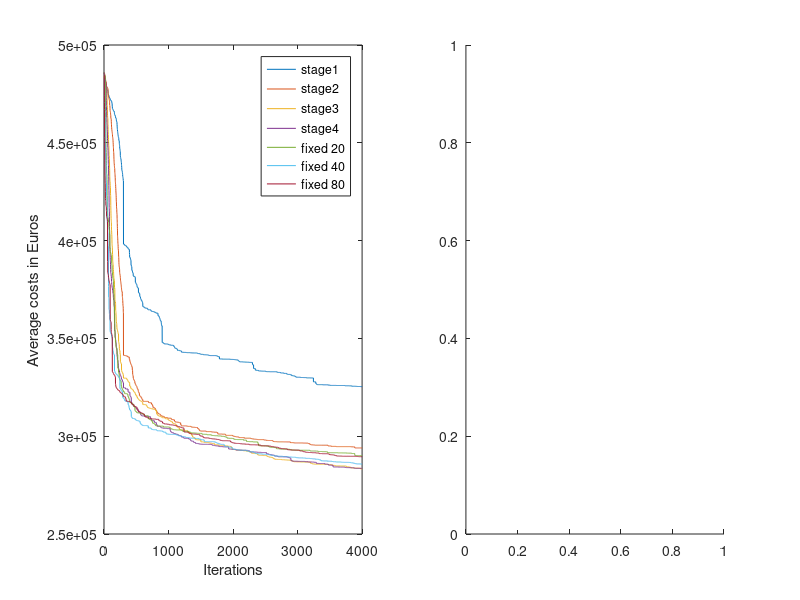

MATLAB code to generate this figure: (Note: this script raises an error after producing the figure.)
clear all; clc; close all

load newstage1
stage1 = RESULTS;
load newstage2
stage2 = RESULTS;
load newstage3
stage3 = RESULTS;
load newstage4
stage4 = RESULTS;
load newstagefixed20
stage20 = RESULTS;
load newstagefixed40
stage40 = RESULTS;
load newstagefixed80
stage80 = RESULTS;

clear RESULTS

%%
y = zeros(7,4001);
for j = 1:3
    z(j,1) = stage1(j).objectives(23,end);
    z(j,2) = stage2(j).objectives(23,end);
    z(j,3) = stage3(j).objectives(23,end);
    z(j,4) = stage4(j).objectives(23,end);
    z(j,5) = stage20(j).objectives(23,end);
    z(j,6) = stage40(j).objectives(23,end);
    z(j,7) = stage80(j).objectives(23,end);
    
    y(1,:) = y(1,:) + stage1(j).objectives(23,:);
    y(2,:) = y(2,:) + stage2(j).objectives(23,:);
    y(3,:) = y(3,:) + stage3(j).objectives(23,:);
    y(4,:) = y(4,:) + stage4(j).objectives(23,:);
    y(5,:) = y(5,:) + stage20(j).objectives(23,:);
    y(6,:) = y(6,:) + stage40(j).objectives(23,:);
    y(7,:) = y(7,:) + stage80(j).objectives(23,:);
    
    x(j,1) = stage1(j).clock.totalTime;
    x(j,2) = stage2(j).clock.totalTime;
    x(j,3) = stage3(j).clock.totalTime;
    x(j,4) = stage4(j).clock.totalTime;
    x(j,5) = stage20(j).clock.totalTime;
    x(j,6) = stage40(j).clock.totalTime;
    x(j,7) = stage80(j).clock.totalTime;
end

x=x/60;
y=y/3;

% figure()
% boxplot(x,{'stage1','stage2', 'stage3', 'stage4', 'fixed 20', 'fixed 40', 'fixed 80'})
% ylabel('runtime in minutes')

figure()
subplot(1,2,1)
plot(y')
legend('stage1','stage2', 'stage3', 'stage4', 'fixed 20', 'fixed 40', 'fixed 80')
xlabel('Iterations')
ylabel('Average costs in Euros')
axis([0 4000 2.5e5 5e5])

subplot(1,2,2)
boxplot(x,{'stage1','stage2', 'stage3', 'stage4', 'fixed 20', 'fixed 40', 'fixed 80'})
ylabel('costs in Euros')
xlabel('Amount of initial particles')
ylabel('Total runtime [minutes]')


figure()
subplot(1,2,1)
plot(stage1(2).objectives(23,:))
hold on
plot(stage1(2).objectives([1],:)')
hold off
axis([0 4000 2.5e5 5e5])
legend('Best particle', 'particle 1')
xlabel('Iterations')
ylabel('Costs in Euros')
title('Stage 1 path relinking')

subplot(1,2,2)
plot(stage4(2).objectives(23,:))
hold on
plot(stage4(2).objectives([1],:)')
axis([0 4000 2.5e5 5e5])
legend('Best particle', 'particle 1')
xlabel('Iterations')
ylabel('Costs in Euros')
title('Stage 4 path relinking')
%%
% plot(stage1.objectives(34,:))
% hold on
% plot(stage2.objectives(34,:))
% plot(stage3.objectives(34,:))
% plot(stage4.objectives(34,:))
%
% legend('stage1', 'stage2', 'stage3', 'stage4')
%
% figure()
% x(:,1) = stage1.clock.totalTime';
% x(:,2) = stage2.clock.totalTime';
% x(:,3) = stage3.clock.totalTime';
% x(:,4) = stage4.clock.totalTime';
% x=x/60;
%
% boxplot(x,{'stage1','stage2', 'stage3', 'stage4'})
% ylabel('runtime in minutes')
%
% figure()
% plot(stage4.objectives(34,:))
% hold on
% plot(all.objectives(34,1:5001))
% legend('Local pathrelinking', 'Global pathrelinking')